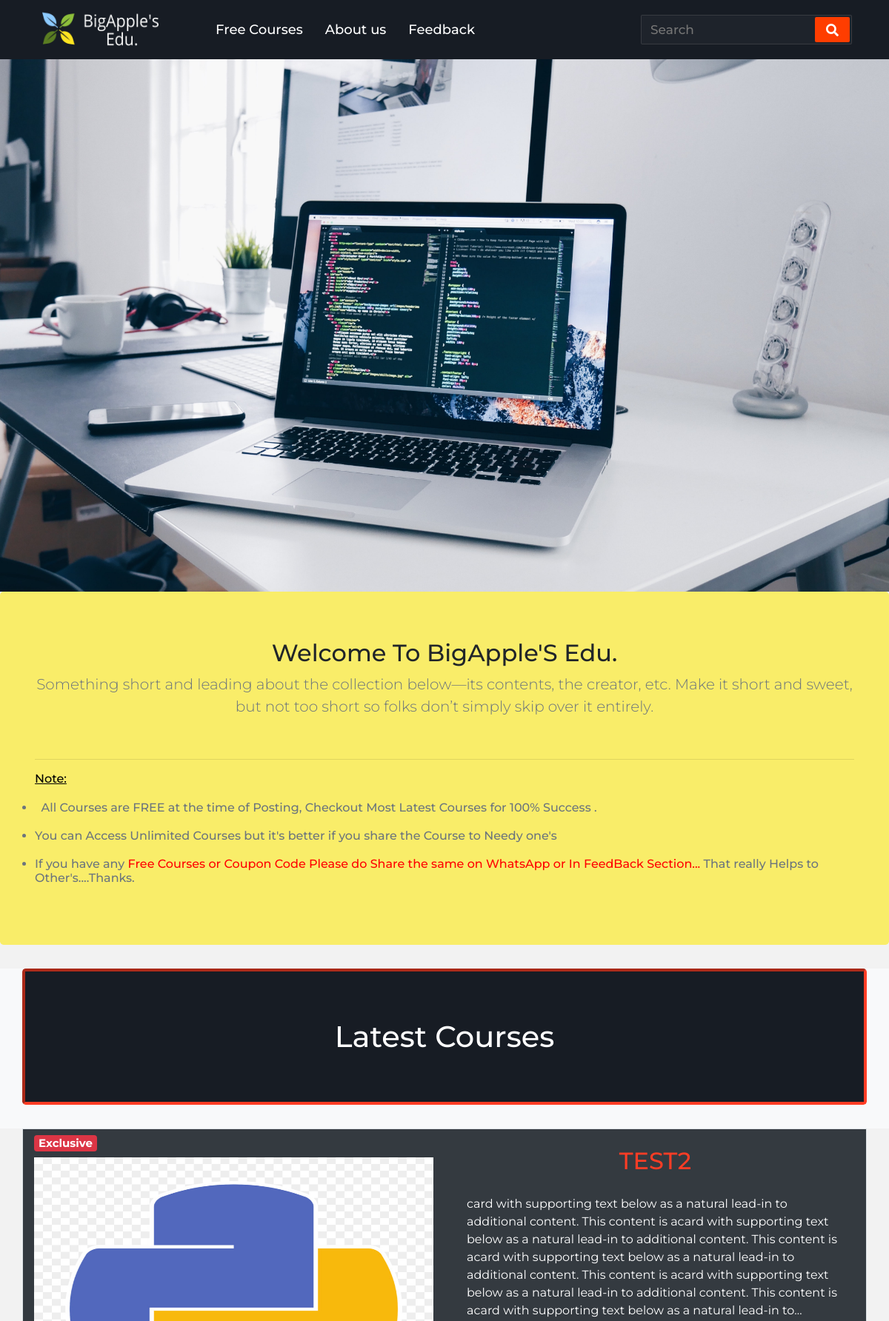
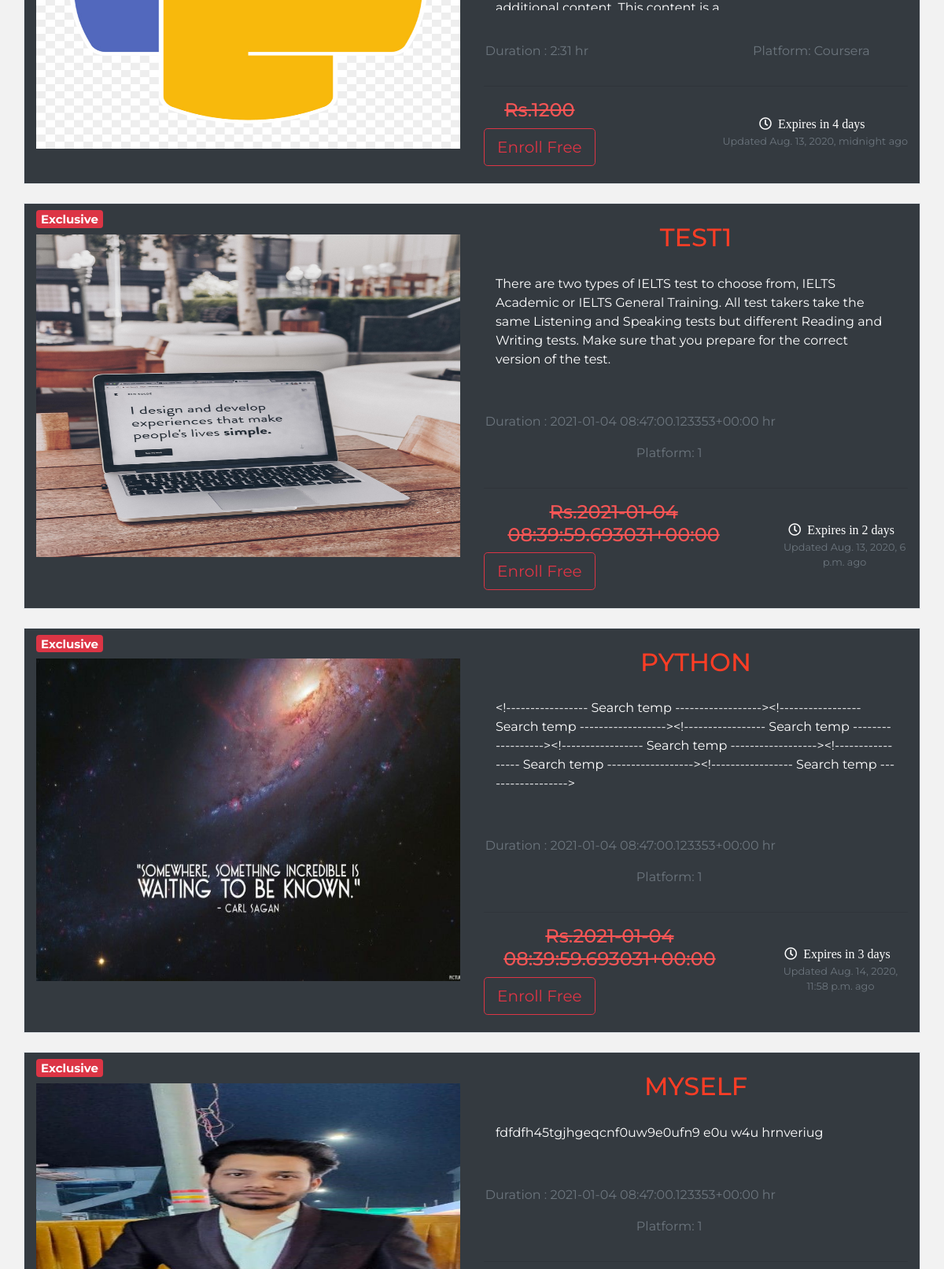
The page / (upper part) on the database its author committed (2 pictures, top to bottom).
### core/models.py (models this page shows, shortened)
class Course_Details(models.Model):
    image = models.ImageField(upload_to='image/')
    title = models.CharField(max_length=200)
    detail = models.TextField(max_length=500)
    expiry_date = models.TextField(max_length=200)
    updated_date = models.DateTimeField(default=datetime.now())
    stitle = models.CharField(max_length=200)
    buttonText = models.URLField(max_length=500)
    price = models.CharField(max_length=100)
    platform = models.CharField(max_length=100)
    duration = models.CharField(max_length=100)

### core/views.py (the view)
# urls.py: path('', views.Index, name='Index'),
def Index(request):
    course_details = Course_Details.objects.all()
    page = request.GET.get('page')
    all_post = Paginator(course_details, 6)
    try:
        posts = all_post.page(page)
    except PageNotAnInteger:
        posts = all_post.page(1)
    except EmptyPage:
        posts = all_post.page(all_post.num_pages)
    d = {
        'course_details': course_details, 'posts': posts
    }
    return render(request, 'core/index.html', d)

### core/templates/core/index.html (shortened to what this page needs)
<!doctype html>
{% load static %}
<html lang="en">
<head>
    <link rel="stylesheet" href="{% static 'core/css/bootstrap.css' %}">
    <link rel="stylesheet" href="{% static 'core/css/style.css' %}">
    <link rel="stylesheet" href="https://use.fontawesome.com/releases/v5.6.3/css/all.css"
>
<link rel="stylesheet" href="https://maxcdn.bootstrapcdn.com/font-awesome/4.5.0/css/font-awesome.min.css">
</head>
<body>
<div class="header sticky fixed">
    <nav style="height:80px;">
        <div class="logo">
            <a class="navbar-brand" href="{% url 'Index' %}"><img style="width: 170px; height:70px;"
                                                                  src="{% static 'core/images/logo.png' %}" alt="image"></a>
        </div>
        <div class="nav-items ">
            <li><a class="active" href="{% url 'Index' %}">Free Courses </a></li>
            <li><a href="{% url 'about' %}" target="">About us</a></li>
            <li><a href="{% url 'feedback' %}" target="">Feedback</a></li>
        </div>
        <form method="get" action="/search/">
            <input type="search" class="search-data" placeholder="Search" name="query" id="query">
            <button type="submit" class="fas fa-search"></button>
        </form>
    </nav>
</div>
<div class="ssvs">
    <img src="{% static 'core/images/headerbanner.jpg' %}" alt="name" style="width:100%; display:flex;">
</div>
<section style="background:#f9ed69" class="jumbotron text-center rest container-fluid" style="margin:top:159px">
    <div class="container">
        <h2><span>Welcome To</span> BigApple'S Edu.</h2>
        <p class="lead text-muted">Something short and leading about the collection below—its contents, the creator,
            etc. Make it short and sweet, but not too short so folks don’t simply skip over it entirely.</p>
        <br>
        <hr>
        <h6 class="text-muted" style="text-align:left;"><span style="color:black;text-decoration:underline">Note:</span>
            <ul><br>
                <li> &nbsp All Courses are FREE at the
                    time of Posting, Checkout Most Latest Courses for 100% Success .
                </li>
                <br>
                <li>You can Access Unlimited Courses but it's better if you share the Course to Needy one's</li>
                <br>
                <li>If you have any <span style="color:red">Free Courses or Coupon Code  Please do Share the same on WhatsApp or In FeedBack Section...</span>
                    That really Helps to Other's....Thanks.
                </li>
        </h6>
    </div>
</section>
<div class="album py- bg-light" style="background-color: #171c24; margin-top: 1px;">
    <div class="container">
        <div class="row ">
            <h1 class="jumbotron text-center rest container-fluid text-white"
                style="color:#ffe2e2;background-color: #171c24;border-color: #ff3d25; border-width: 4px;border-style: inset;">
                Latest
                Courses</h1>
        </div>
    </div>
</div>
<section class="responsive">
    <div class="container">
        {% for j in posts %}
        <div class="paginate">
            <div class="row border bg-dark text-white ">
                <div class="col-md-6">
                    <h5><span class="badge badge-danger mt-2">Exclusive</span></h5>
                    <img style="width: 100%; height: 410px; background-repeat: no-repeat; background-size: contain;"
                         class="img-fluid" src="{{ j.image.url }}" alt="tets">
                </div>
                <div class="col-md-6 mt-4">
                    <h2 class="card-title text-center upper-case"
                        style='text-transform:uppercase ;color: #ff3d25'> {{j.title}} </h2>
                    <p style="padding:15px;overflow: hidden; text-overflow: ellipsis; display: -webkit-box; -webkit-line-clamp: 7; -webkit-box-orient: vertical;">
                        {{j.detail}}
                    </p><br>
                    <div class="text-muted row">
                        <p style="mx-auto">Duration : {{ j.duration }} hr</p>
                        <p class="mx-3" style="text-align:right; diaplay :block">Platform: {{ j.platform }}</p>
                    </div>
                    <hr>
                    <div class="btn-group d-flex justify-content-between align-items-center">
                        <div style="color:hsl(0, 90%, 65%);font-size:15px;text-decoration: line-through;">
                            <h4 class="text-center"> Rs.{{j.price}}</h4>
                            <a href="{{ j.buttonText }}" class="text-center btn btn-lg btn-outline-danger">Enroll
                                Free</a><br><br>
                        </div>
                        <div class="text-center column ml-5">
                            <h7 class="text-white far fa-clock pr-2"> &nbsp;Expires in {{j.expiry_date}}
                                days
                            </h7>
                            <div>
                                <small class="text-muted text-center" style="display:block">Updated
                                    {{j.updated_date}}
                                    ago</small>
                            </div>
                            <br>
                        </div>
                    </div>
                </div>
            </div>
        </div>
        <br>
        {% endfor %}
    </div>
</section>
</body>
</html>

### core/static/core/css/style.css (style rules this page uses)
* { margin: 0; padding: 0; outline: none; box-sizing: border-box; font-family: 'Montserrat', sans-serif; }
body { background: #f2f2f2; }
.header { z-index:40; }
nav { background: #171c24; display: flex; flex-wrap: wrap; align-items: center; justify-content: space-between; height: 70px; padding: 0 100px; z-index:40 }
.album { z-index:20; }
nav .logo { color: #fff; font-size: 30px; font-weight: 600; letter-spacing: -1px; }
nav .nav-items { display: flex; flex: 1; padding: 0 0 0 40px; }
nav .nav-items li { list-style: none; padding: 0 15px; }
nav .nav-items li a { color: #fff; font-size: 18px; font-weight: 500; text-decoration: none; }
nav form { display: flex; height: 40px; padding: 2px; background: #1e232b; min-width: 18%!important; border-radius: 2px; border: 1px solid rgba(155,155,155,0.2); }
nav form .search-data { width: 100%; height: 100%; padding: 0 10px; color: #fff; font-size: 17px; border: none; font-weight: 500; background: none; }
nav form button { padding: 0 15px; color: #fff; font-size: 17px; background: #ff3d00; border: none; border-radius: 2px; cursor: pointer; }
@media (max-width: 1245px) { nav { padding: 0 50px; } }
.fixed { position: fixed; top:0; left:0; width: 100%; }

### rows shown on the page
Course_Details: image (picture), title "TEST2", detail "card with supporting text below as a natural lead-in to additional content. This content is acard with supporting text below as a natural lead-in to additional content. This content is acard with supporting text below as a natural lead-in to additional content. This content is acard with supporting text below as a natural lead-in to additional content. This content is acard with supporting text below as a natural lead-in…", duration "2:31", platform "Coursera", price "1200", expiry_date "4", updated_date "Aug. 13, 2020, midnight"
Course_Details: image (picture), title "TEST1", detail "There are two types of IELTS test to choose from, IELTS Academic or IELTS General Training. All test takers take the same Listening and Speaking tests but different Reading and Writing tests. Make sure that you prepare for the correct version of the test.", duration "2021-01-04 08:47:00.123353+00:00", platform "1", price "2021-01-04 08:39:59.693031+00:00", expiry_date "2", updated_date "Aug. 13, 2020, 6 p.m."
Course_Details: image (picture), title "PYTHON", detail "<!----------------- Search temp ------------------><!----------------- Search temp ------------------><!----------------- Search temp ------------------><!----------------- Search temp ------------------><!----------------- Search temp ------------------><!----------------- Search temp ------------------>", duration "2021-01-04 08:47:00.123353+00:00", platform "1", price "2021-01-04 08:39:59.693031+00:00", expiry_date "3", updated_date "Aug. 14, 2020, 11:58 p.m."
Course_Details: image (picture), title "MYSELF", detail "fdfdfh45tgjhgeqcnf0uw9e0ufn9 e0u w4u hrnveriug", duration "2021-01-04 08:47:00.123353+00:00", platform "1"
